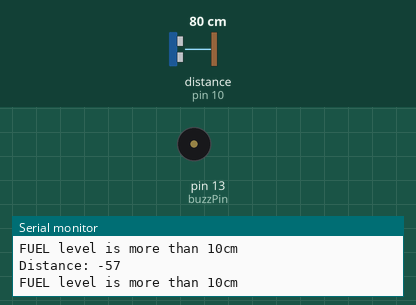
This sketch was run on a simulated Arduino Uno, built with avr-gcc and run on an emulated ATmega328P. Shown: buzzer (waves = sounding, pin HIGH), the last lines printed to the serial monitor. Wiring (inferred from the names in the program): ultrasonic range finder: trigger pin 9; echo pin 10. The test bench sets the inputs (shaded band); at power-on: distance to the obstacle (sensor on pin 10) 80 cm. The echo pulse lasts 58.3 µs per cm; pins used as bus, display or sensor lines are not drawn.

Above: at 2.8 s.
2.9 s: distance to the obstacle (sensor on pin 10) set to 29 cm
5.7 s: distance to the obstacle (sensor on pin 10) set to 25 cm
At 7.1 s:
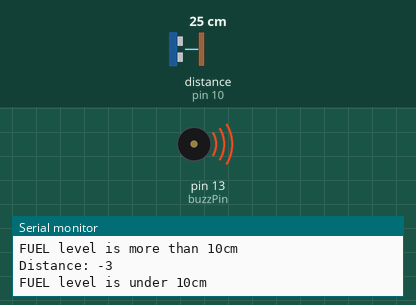
8.5 s: distance to the obstacle (sensor on pin 10) set to 12 cm
11.5 s: distance to the obstacle (sensor on pin 10) set to 9 cm
At 13.7 s:
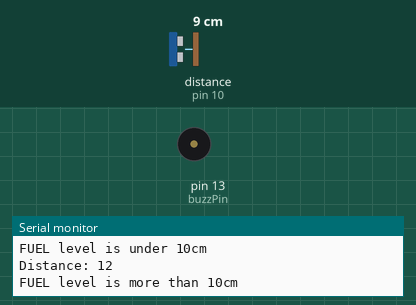
14.3 s: distance to the obstacle (sensor on pin 10) set to 18 cm
At 15.1 s:
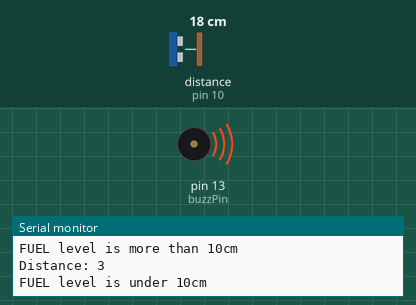
Timing chart, 0 to 17.3 s (numbered marks = the images above; inputs shaded):
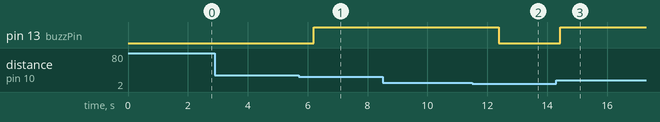

The sketch:

antitheft.ino
```cpp
//connections
//+ve buzzer pin 13
//-ve buzzer pin Gnd
// vcc ultra sonic 5v
// gnd ultra sonic gnd
// trigpin ultra sonic 9
// echoPin ultra sonic 10

const int trigPin = 9;
const int echoPin = 10;
int const buzzPin = 13;

// defines variables
long duration;
int distance;

void setup()
{
pinMode(trigPin, OUTPUT); // Sets the trigPin as an Output
pinMode(echoPin, INPUT); // Sets the echoPin as an Input
pinMode(buzzPin, OUTPUT); // buzz pin is output to control buzzering
Serial.begin(9600); // Starts the serial communication
}

void loop()
{

// Clears the trigPin
digitalWrite(trigPin, LOW);
delayMicroseconds(2);
// Sets the trigPin on HIGH state for 10 micro seconds
digitalWrite(trigPin, HIGH);
delayMicroseconds(10);
digitalWrite(trigPin, LOW);
// Reads the echoPin, returns the sound wave travel time in microseconds
duration = pulseIn(echoPin, HIGH);
// Calculating the distance
distance= 21 - duration*0.034/2;
// Prints the distance on the Serial Monitor
Serial.print("Distance: ");
Serial.println(distance);
if (distance <= 10 && distance >= -5) {
      // Buzz
      digitalWrite(buzzPin, HIGH);
      Serial.println("FUEL level is under 10cm");
     delay(2000);
    } else {
      // Don't buzz
      digitalWrite(buzzPin, LOW);
    Serial.println("FUEL level is more than 10cm");
    delay(2000);
    }
    delay(60);
}
```

Measured:
- the behaviour switches between 28 and 27 cm on distance to the obstacle (sensor on pin 10) (found by bisection; images 0 and 1)
- the behaviour switches between 11 and 10 cm on distance to the obstacle (sensor on pin 10) (found by bisection; images 1 and 2)
- after the input at 5.7 s, pin 13 (buzzPin): LOW → HIGH after 0.50 s
- after the input at 11.5 s, pin 13 (buzzPin): HIGH → LOW after 0.88 s
- after the input at 14.3 s, pin 13 (buzzPin): LOW → HIGH after 0.14 s
